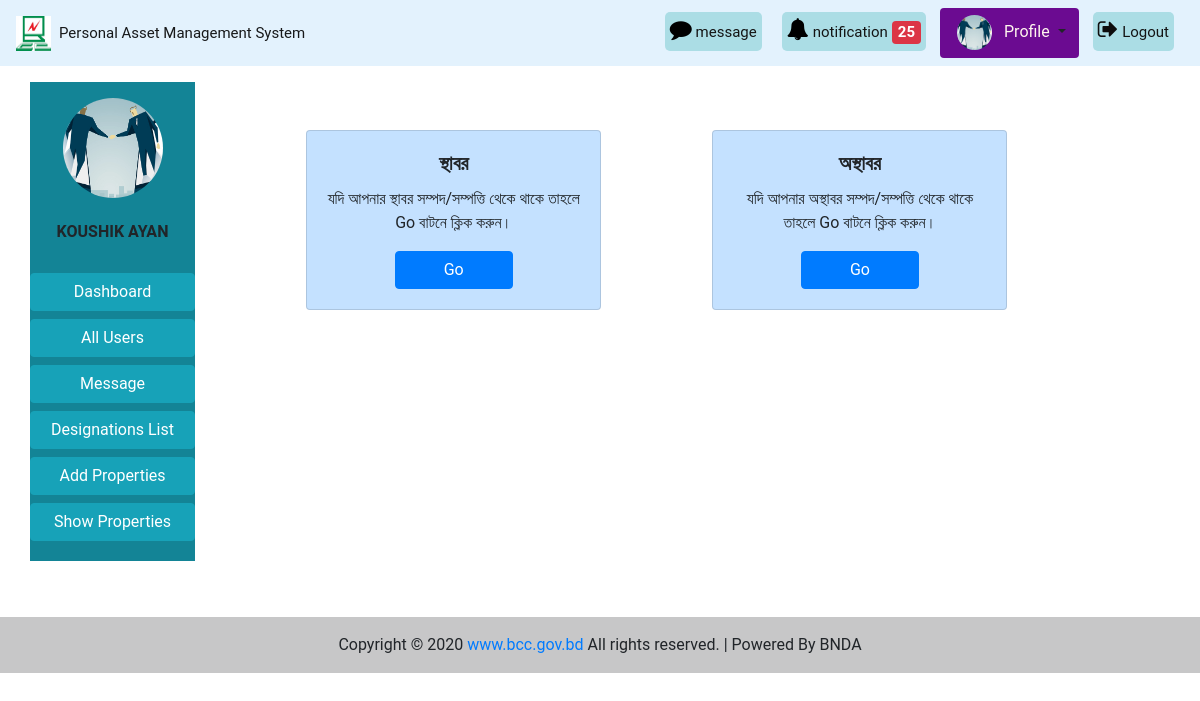
Screenshot of / (signed in) with the database file from the repository.
### accounts/models.py (models this page shows, shortened)
class CustomUser(AbstractBaseUser):
    user_type_data = (
        ('1', 'Super admin'),
        ('2', 'Admin'),
        ('3', 'Employee'),
    )
    user_type = models.CharField(max_length=10, choices=user_type_data, default='3')
    email = models.EmailField(max_length=255, unique = True, verbose_name = 'Email')
    name = models.CharField(max_length = 255, verbose_name = 'Full Name')
    phone_no = models.CharField(max_length = 20, unique = True, verbose_name = 'Phone Number')
    date = models.DateField(auto_now_add = True)
    is_active = models.BooleanField(default=True)
    is_admin = models.BooleanField(default=False)
    is_staff = models.BooleanField(default=False)
    USERNAME_FIELD = 'email'
    REQUIRED_FIELDS = ('name','phone_no')
    objects = CustomUserManager()
    class Meta:
        verbose_name_plural = 'Users'

### pamsapp/models.py (models this page shows, shortened)
class Profile(models.Model):
    gender_type = (
        ('1', 'Male'),
        ('2', 'Female'),
        ('3', 'Others'),
    )
    user = models.OneToOneField(CustomUser, on_delete = models.CASCADE , related_name = 'profile')
    image = models.ImageField(upload_to = 'images/', blank=True, null=True)
    designation = models.ForeignKey(Designation, on_delete = models.CASCADE, blank = True, null = True)
    gender = models.CharField(max_length=10, choices=gender_type, blank = True, null = True)

### pamsapp/views.py (the view)
# urls.py: path('', views.index_view, name='home'),
@login_required
def index_view(request):
    profile = Profile.objects.get(user_id = request.user.id)
    notification = notification_func(request)
    context = {'user': request.user, 'profile':profile, 'notification':notification}
    return render(request, 'pamsapp/index.html', context)

### message/context_processors.py (called while the page is built)
def unread_messages(request):
    if request.user.is_authenticated:
        unread_msgs = InboxMessage.objects.filter(receiver_id=request.user, delete_status=True,
                                                  new_msg_active=True)[0:5]
        total_unread_msgs = InboxMessage.objects.filter(receiver_id=request.user,
                                                        delete_status=True, new_msg_active=True).count()
        total_draft_msgs = NewMessage.objects.filter(sender_id=request.user,
                                                     delete_status=True, new_msg_active=True,
                                                     msg_status='Draft').count()
        return {'unread_msgs': unread_msgs, 'total_unread_msgs': total_unread_msgs,
                'total_draft_msgs': total_draft_msgs}
    else:
        return {'total_unread_msgs': 0, 'total_draft_msgs': 0}

def online_active_user(request):
    active_users = CustomUser.objects.all()
    return {'active_users': active_users}

### templates/pamsapp/index.html
{% extends 'base.html' %}
{% load static %}
{% block content %}
<div class="col-lg-10 col-md-8 col-10 mx-auto ">
  <div class="row mt-5 text-center ">
    <div class="col-sm-4 offset-1">
      <div class="card mb-1" style="background-color:rgb(196, 225, 255);">
        <div class="card-body align-self-center">
          <h5 class="card-title font-weight-bold">স্থাবর</h5>
          <p class="card-text">যদি আপনার স্থাবর সম্পদ/সম্পত্তি থেকে থাকে তাহলে Go বাটনে ক্লিক করুন।</p>
          <a href="{% url 'pamsapp:immovable-property' %}" class="btn btn-primary px-5">Go</a>
        </div>
      </div>
    </div>
    <div class="col-sm-4 offset-1">
      <div class="card mb-1" style="background-color:rgb(196, 225, 255);">
        <div class="card-body align-self-center">
          <h5 class="card-title font-weight-bold">অস্থাবর</h5>
          <p class="card-text">যদি আপনার অস্থাবর সম্পদ/সম্পত্তি থেকে থাকে তাহলে Go বাটনে ক্লিক করুন।</p>
          <a href="{% url 'pamsapp:movable-property' %}" class="btn btn-primary px-5">Go</a>
        </div>
      </div>
    </div>
  </div>
</div>
{% endblock %}

### templates/base.html (shortened to what this page needs)
{% load static %}
<!doctype html>
<html lang="en">
  <head>
    <link rel="stylesheet" href="https://maxcdn.bootstrapcdn.com/bootstrap/4.5.2/css/bootstrap.min.css">
    <link rel="stylesheet" href="{% static 'pams/css/bootstrap.css' %}">
    <link rel="stylesheet" href="{% static 'pams/css/base.css' %}">
    <link rel="stylesheet" href="https://cdnjs.cloudflare.com/ajax/libs/font-awesome/4.7.0/css/font-awesome.min.css">
  </head>
  <body>
   <nav class="navbar navbar-expand-lg navbar-light sticky-top"
    style="background-color: #e3f2fd">
    <a class="navbar-brand" href="{% url 'pamsapp:home' %}"><img src="{% static 'pams/images/bcc.jpg' %}" alt="logo"
      style="height: 35px; width: 35px;"><span class="ml-2" style="font-size: 15px;">Personal Asset Management System</span></a>
    <div class="collapse navbar-collapse text-center my-nav" id="navbarSupportedContent">
      <ul class="navbar-nav  my-2 my-lg-0 ">
        {% if not user.is_authenticated %}
          <li class="nav-item active">
            <a class="nav-link text-black font-weight-bold" href="#">Login </a>
          </li>
          <li class="nav-item active">
            <a class="nav-link text-black font-weight-bold" href="#">Signup </a>
          </li>
        {% else %}
        <div class="mes rounded rounded-end ">
          <a href="{% url 'pamsapp:assets-list-pending' %}"  style="text-decoration:none">
            <i style="font-size:22px; color:rgb(0, 0, 0)" class="fa ">&#xf075;</i>
            <span style='font-size:15px'>message</span>
          </a>
        </div>
        {% if user.user_type == '1' or user.user_type == '2' %}
        <div class="not rounded rounded-end ">
          <a href="{% url 'pamsapp:assets-list-pending' %}"  style="text-decoration:none">
            <i style="font-size:22px; color:rgb(0, 0, 0)" class="fa">&#xf0f3;</i>
            <span style='font-size:15px'>notification</span>
            {% if notification %}
            <span class="badge badge-danger" style='font-size:15px'>{{ notification }}</span>
            {% endif %}
          </a>
        </div>
        {% endif %}
          {% if profile.image %}
          <div class="dropdown show mx-1 pl-1 rounded profile"
          style='background-color:  #6b0b91; border-radius: 15%;'>
            <a class="btn dropdown-toggle" href="{% url 'pamsapp:profile' %}" role="button"
             id="dropdownMenuLink" data-toggle="dropdown" aria-haspopup="true" aria-expanded="false">
             <img src="{{ user.profile.image.url }}" class="rounded-circle" alt="logo"
                style="height: 35px; width: 35px;">
                <span class="ml-2" style="font-size: medium; color:seashell">Profile</span>
            </a>
          </div>
          {% endif %}
          <div class="mes rounded rounded-end ">
            <a href="{% url 'accounts:logout' %}"  style="text-decoration:none">
              <i style="font-size:22px; color:rgb(14, 13, 13)" class="fa ">&#xf08b;</i>
              <span style='font-size:15px'>Logout</span>
            </a>
          </div>
        {% endif %}
      </ul>
    </div>
  </nav>
   <div class="container-fluid mt-3">
    <div class="row mx-auto">
      <div class="col-lg-2 col-md-3 col-12 mb-2">
        <div class="list-group text-center">
          <div class='py-3' style='background-color:#138496'>
            {% if user.profile.image %}
              <div style="width:100%; text-align:center">
                <img class="rounded-circle" style="height:100px; width:100px" src="{{ user.profile.image.url }}" alt="Card image cap">
              </div>
            {% else %}
              <img class="rounded-circle" style="height:100px" src="{% static 'pams/images/user-default.png' %}" alt="Card image cap">
            {% endif %}
            <br>
            <h6 class='text-uppercase font-weight-bold'>{{user.name}}</h6>
            <br>
            {% if user.user_type == '1' or user.user_type == '2' %}
              <a href="{% url 'pamsapp:dashboard' %}" class="btn btn-info mb-1 btn-block">Dashboard</a>
              <a href="{% url 'pamsapp:all-user' %}" class="btn btn-info mb-1 btn-block">All Users</a>
              <a href="{% url 'Message:inbox' %}" class="btn btn-info mb-1 btn-block">Message</a>
              <a href="{% url 'pamsapp:designations_list' %}" class="btn btn-info mb-1 btn-block">Designations List</a>
            {% endif %}
            <a href="{% url 'pamsapp:home' %}" class="btn btn-info btn-block">Add Properties</a>
            <a href="{% url 'pamsapp:show-properties' %}" class="btn btn-info mb-1 btn-block">Show Properties</a>
          </div>
        </div>
      </div>
      {% block content %}
      {% endblock %}
    </div>
  </div>
  <footer class="bg-light text-center text-lg-start mt-5">
    <div class="text-center p-3" style="background-color: rgba(0, 0, 0, 0.2)">
      Copyright © 2020
      <a class="bootstrap-link"  href="https://bcc.gov.bd/" target="blank">www.bcc.gov.bd</a>
      All rights reserved. | Powered By BNDA
    </div>
  </footer>
  </body>
</html>

### static/pams/css/base.css (style rules this page uses)
* { margin: 0; padding: 0; box-sizing: border-box; }
body { font-family: 'roboto', sans-serif; }

### templates/base.html (style rules this page uses)
.not { right: 0px; height: 50px; padding: 10px; color:rgb(246, 246, 248) }
.not a { background-color: #ABDDE5; color:rgb(20, 20, 20); padding-left: 5px; padding-right: 5px; padding-top: 10px; padding-bottom: 10px; border-radius: 5px; }
.mes { right: 0px; height: 50px; padding: 10px; color:rgb(12, 12, 15) }
.mes a { background-color: #ABDDE5; color:rgb(20, 20, 20); padding-left: 5px; padding-right: 5px; padding-top: 10px; padding-bottom: 10px; border-radius: 5px; }

### rows the page displays
CustomUser: profile.image (picture), name "KOUSHIK AYAN"

### other values shown
{{ notification }} "25"
